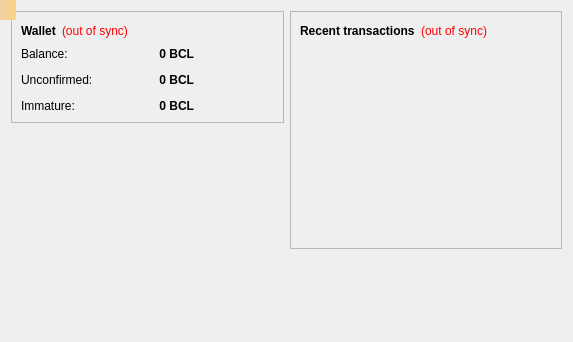
<?xml version="1.0" encoding="UTF-8"?>
<ui version="4.0">
 <class>OverviewPage</class>
 <widget class="QWidget" name="OverviewPage">
  <property name="geometry">
   <rect>
    <x>0</x>
    <y>0</y>
    <width>573</width>
    <height>342</height>
   </rect>
  </property>
  <property name="windowTitle">
   <string>Form</string>
  </property>
  <layout class="QGridLayout" name="gridLayout_2">
   <item row="0" column="0">
    <layout class="QHBoxLayout" name="horizontalLayout" stretch="1,1">
     <item>
      <layout class="QVBoxLayout" name="verticalLayout_2">
       <item>
        <widget class="QFrame" name="frame">
         <property name="frameShape">
          <enum>QFrame::StyledPanel</enum>
         </property>
         <property name="frameShadow">
          <enum>QFrame::Raised</enum>
         </property>
         <layout class="QVBoxLayout" name="verticalLayout_4">
          <item>
           <layout class="QHBoxLayout" name="horizontalLayout_4">
            <item>
             <widget class="QLabel" name="label_5">
              <property name="font">
               <font>
                <weight>75</weight>
                <bold>true</bold>
               </font>
              </property>
              <property name="text">
               <string>Wallet</string>
              </property>
             </widget>
            </item>
            <item>
             <widget class="QLabel" name="labelWalletStatus">
              <property name="toolTip">
               <string>&lt;html&gt;&lt;head/&gt;&lt;body&gt;&lt;p&gt;The displayed information may be out of date. Your wallet automatically synchronizes with the sitcoin network after a connection is established, but this process has not completed yet.&lt;/p&gt;&lt;/body&gt;&lt;/html&gt;</string>
              </property>
              <property name="styleSheet">
               <string notr="true">QLabel { color: red; }</string>
              </property>
              <property name="text">
               <string notr="true">(out of sync)</string>
              </property>
              <property name="alignment">
               <set>Qt::AlignLeading|Qt::AlignLeft|Qt::AlignVCenter</set>
              </property>
             </widget>
            </item>
            <item>
             <spacer name="horizontalSpacer_2">
              <property name="orientation">
               <enum>Qt::Horizontal</enum>
              </property>
              <property name="sizeHint" stdset="0">
               <size>
                <width>40</width>
                <height>20</height>
               </size>
              </property>
             </spacer>
            </item>
           </layout>
          </item>
          <item>
           <layout class="QGridLayout" name="gridLayout" columnstretch="3,8">
            <property name="spacing">
             <number>12</number>
            </property>
            <item row="0" column="0">
             <widget class="QLabel" name="label">
              <property name="text">
               <string>Balance:</string>
              </property>
             </widget>
            </item>
            <item row="0" column="1">
             <widget class="QLabel" name="labelBalance">
              <property name="font">
               <font>
                <weight>75</weight>
                <bold>true</bold>
               </font>
              </property>
              <property name="cursor">
               <cursorShape>IBeamCursor</cursorShape>
              </property>
              <property name="toolTip">
               <string>Your current balance</string>
              </property>
              <property name="layoutDirection">
               <enum>Qt::LeftToRight</enum>
              </property>
              <property name="text">
               <string notr="true">0 BCL</string>
              </property>
              <property name="alignment">
               <set>Qt::AlignRight|Qt::AlignTrailing|Qt::AlignVCenter</set>
              </property>
              <property name="indent">
               <number>80</number>
              </property>
              <property name="textInteractionFlags">
               <set>Qt::LinksAccessibleByMouse|Qt::TextSelectableByKeyboard|Qt::TextSelectableByMouse</set>
              </property>
             </widget>
            </item>
            <item row="1" column="0">
             <widget class="QLabel" name="label_3">
              <property name="text">
               <string>Unconfirmed:</string>
              </property>
             </widget>
            </item>
            <item row="1" column="1">
             <widget class="QLabel" name="labelUnconfirmed">
              <property name="font">
               <font>
                <weight>75</weight>
                <bold>true</bold>
               </font>
              </property>
              <property name="cursor">
               <cursorShape>IBeamCursor</cursorShape>
              </property>
              <property name="toolTip">
               <string>Total of transactions that have yet to be confirmed, and do not yet count toward the current balance</string>
              </property>
              <property name="layoutDirection">
               <enum>Qt::LeftToRight</enum>
              </property>
              <property name="text">
               <string notr="true">0 BCL</string>
              </property>
              <property name="alignment">
               <set>Qt::AlignRight|Qt::AlignTrailing|Qt::AlignVCenter</set>
              </property>
              <property name="indent">
               <number>80</number>
              </property>
              <property name="textInteractionFlags">
               <set>Qt::LinksAccessibleByMouse|Qt::TextSelectableByKeyboard|Qt::TextSelectableByMouse</set>
              </property>
             </widget>
            </item>
            <item row="2" column="0">
             <widget class="QLabel" name="labelImmatureText">
              <property name="text">
               <string>Immature:</string>
              </property>
             </widget>
            </item>
            <item row="2" column="1">
             <widget class="QLabel" name="labelImmature">
              <property name="font">
               <font>
                <weight>75</weight>
                <bold>true</bold>
               </font>
              </property>
              <property name="toolTip">
               <string>Mined balance that has not yet matured</string>
              </property>
              <property name="layoutDirection">
               <enum>Qt::LeftToRight</enum>
              </property>
              <property name="text">
               <string notr="true">0 BCL</string>
              </property>
              <property name="alignment">
               <set>Qt::AlignRight|Qt::AlignTrailing|Qt::AlignVCenter</set>
              </property>
              <property name="margin">
               <number>0</number>
              </property>
              <property name="indent">
               <number>80</number>
              </property>
              <property name="textInteractionFlags">
               <set>Qt::LinksAccessibleByMouse|Qt::TextSelectableByKeyboard|Qt::TextSelectableByMouse</set>
              </property>
             </widget>
            </item>
           </layout>
          </item>
         </layout>
        </widget>
       </item>
       <item>
        <spacer name="verticalSpacer_3">
         <property name="orientation">
          <enum>Qt::Vertical</enum>
         </property>
         <property name="sizeHint" stdset="0">
          <size>
           <width>20</width>
           <height>40</height>
          </size>
         </property>
        </spacer>
       </item>
       <item>
        <widget class="QLabel" name="label_wallet_bgcoin">
         <property name="text">
          <string/>
         </property>
         <property name="pixmap">
          <pixmap resource="../bitcoin.qrc">:/images/wallet_bgcoin</pixmap>
         </property>
         <property name="scaledContents">
          <bool>false</bool>
         </property>
         <property name="alignment">
          <set>Qt::AlignCenter</set>
         </property>
         <property name="margin">
          <number>0</number>
         </property>
        </widget>
       </item>
       <item>
        <spacer name="verticalSpacer">
         <property name="orientation">
          <enum>Qt::Vertical</enum>
         </property>
         <property name="sizeHint" stdset="0">
          <size>
           <width>20</width>
           <height>40</height>
          </size>
         </property>
        </spacer>
       </item>
      </layout>
     </item>
     <item>
      <layout class="QVBoxLayout" name="verticalLayout_3">
       <item>
        <widget class="QFrame" name="frame_2">
         <property name="frameShape">
          <enum>QFrame::StyledPanel</enum>
         </property>
         <property name="frameShadow">
          <enum>QFrame::Raised</enum>
         </property>
         <layout class="QVBoxLayout" name="verticalLayout">
          <item>
           <layout class="QHBoxLayout" name="horizontalLayout_2">
            <item>
             <widget class="QLabel" name="label_4">
              <property name="text">
               <string>&lt;b&gt;Recent transactions&lt;/b&gt;</string>
              </property>
             </widget>
            </item>
            <item>
             <widget class="QLabel" name="labelTransactionsStatus">
              <property name="toolTip">
               <string>&lt;html&gt;&lt;head/&gt;&lt;body&gt;&lt;p&gt;The displayed information may be out of date. Your wallet automatically synchronizes with the sitcoin network after a connection is established, but this process has not completed yet.&lt;/p&gt;&lt;/body&gt;&lt;/html&gt;</string>
              </property>
              <property name="styleSheet">
               <string notr="true">QLabel { color: red; }</string>
              </property>
              <property name="text">
               <string notr="true">(out of sync)</string>
              </property>
              <property name="alignment">
               <set>Qt::AlignRight|Qt::AlignTrailing|Qt::AlignVCenter</set>
              </property>
             </widget>
            </item>
            <item>
             <spacer name="horizontalSpacer">
              <property name="orientation">
               <enum>Qt::Horizontal</enum>
              </property>
              <property name="sizeHint" stdset="0">
               <size>
                <width>40</width>
                <height>20</height>
               </size>
              </property>
             </spacer>
            </item>
           </layout>
          </item>
          <item>
           <widget class="QListView" name="listTransactions">
            <property name="styleSheet">
             <string notr="true">QListView { background: transparent; }</string>
            </property>
            <property name="frameShape">
             <enum>QFrame::NoFrame</enum>
            </property>
            <property name="verticalScrollBarPolicy">
             <enum>Qt::ScrollBarAlwaysOff</enum>
            </property>
            <property name="horizontalScrollBarPolicy">
             <enum>Qt::ScrollBarAlwaysOff</enum>
            </property>
            <property name="selectionMode">
             <enum>QAbstractItemView::NoSelection</enum>
            </property>
           </widget>
          </item>
         </layout>
        </widget>
       </item>
       <item>
        <spacer name="verticalSpacer_2">
         <property name="orientation">
          <enum>Qt::Vertical</enum>
         </property>
         <property name="sizeHint" stdset="0">
          <size>
           <width>20</width>
           <height>40</height>
          </size>
         </property>
        </spacer>
       </item>
      </layout>
     </item>
    </layout>
   </item>
  </layout>
  <widget class="QLabel" name="labelAlerts">
   <property name="geometry">
    <rect>
     <x>0</x>
     <y>0</y>
     <width>16</width>
     <height>20</height>
    </rect>
   </property>
   <property name="visible">
    <bool>false</bool>
   </property>
   <property name="styleSheet">
    <string notr="true">background-color: qlineargradient(x1: 0, y1: 0, x2: 1, y2: 0, stop:0 #F0D0A0, stop:1 #F8D488); color:#000000;</string>
   </property>
   <property name="wordWrap">
    <bool>true</bool>
   </property>
   <property name="margin">
    <number>3</number>
   </property>
  </widget>
 </widget>
 <resources>
  <include location="../bitcoin.qrc"/>
 </resources>
 <connections/>
</ui>
